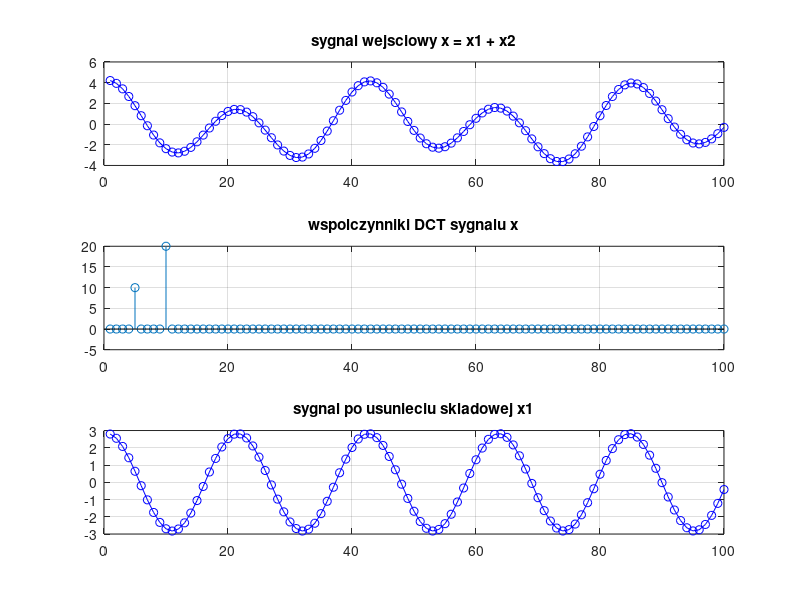
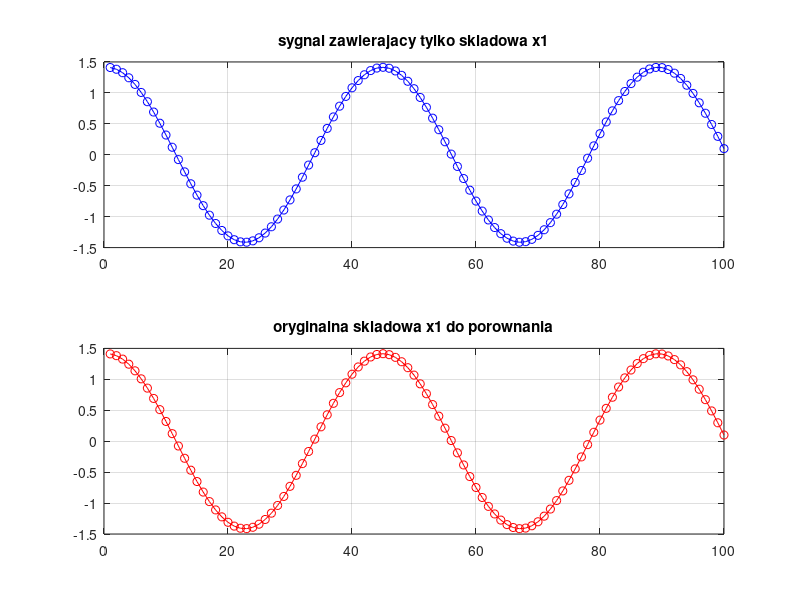
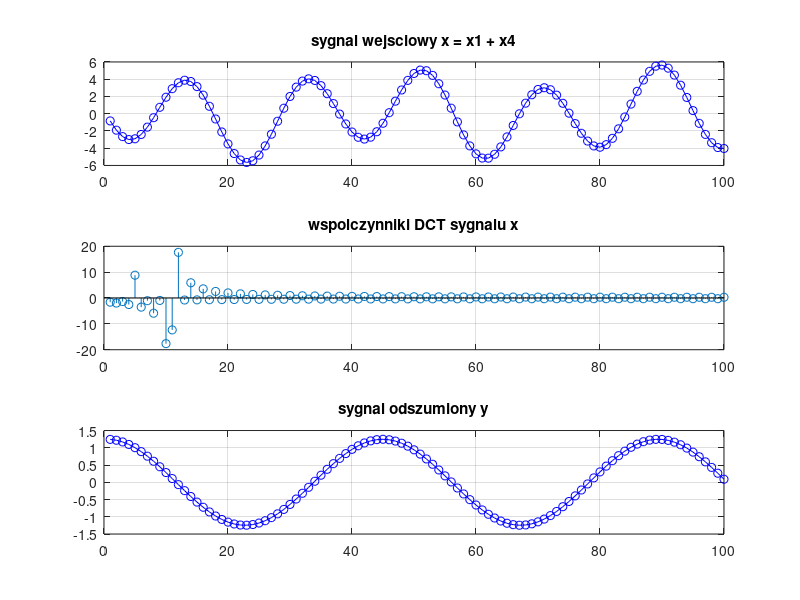

Write MATLAB code to recreate these figures, in order.
% cps03_problem_3_7.m
clear all; close all; clc;

% macierz DCT-IV
N = 100;                                  % liczba probek
k = (0:N-1); 
n = (0:N-1);
S = sqrt(2/N)*cos(pi/N*(n'+1/2)*(k+1/2)); % macierz syntezy
A = S';                                  % macierz analizy

% definicja skladowych
x1 = 10*S(:,5);                                              % skladowa idealnie zgodna z baza
x2 = 20*S(:,10);                                             % druga skladowa zgodna z baza
x3 = 30*sqrt(2/N)*cos(pi/N*(n'+1/2)*(10.5+1/2));             % skladowa niezgodna z baza
x4 = 30*sqrt(2/N)*cos(pi/N*(n'+N/4+1/2)*(10+1/2));           % skladowa przesunieta w czasie
x5 = randn(N,1);                                             % szum losowy

%% przypadek 1 separacja skladowej x1 z sygnalu x1 + x2
x = x1 + x2;

figure;
subplot(3,1,1)
plot(x,'bo-'); grid on
title('sygnal wejsciowy x = x1 + x2')

c = A*x;

subplot(3,1,2)
stem(c); grid on
title('wspolczynniki DCT sygnalu x')

% opcja 1 usuniecie skladowej x1
c1 = c;
c1(5) = 0;

y1 = S*c1;

subplot(3,1,3)
plot(y1,'bo-'); grid on
title('sygnal po usunieciu skladowej x1')

%% opcja 2 pozostawienie tylko skladowej x1
c2 = zeros(size(c));
c2(5) = c(5);

y2 = S*c2;

figure;
subplot(2,1,1)
plot(y2,'bo-'); grid on
title('sygnal zawierajacy tylko skladowa x1')

subplot(2,1,2)
plot(x1,'ro-'); grid on
title('oryginalna skladowa x1 do porownania')

%% przypadek 2 odszumianie sygnalu x1 + x4
x = x1 + x4;

figure;
subplot(3,1,1)
plot(x,'bo-'); grid on
title('sygnal wejsciowy x = x1 + x4')

c = A*x;

subplot(3,1,2)
stem(c); grid on
title('wspolczynniki DCT sygnalu x')

% pozostawienie tylko wspolczynnika odpowiadajacego x1
c_denoise = zeros(size(c));
c_denoise(5) = c(5);

y_denoise = S*c_denoise;

subplot(3,1,3)
plot(y_denoise,'bo-'); grid on
title('sygnal odszumiony y')

%% bledy rekonstrukcji
err_x1x2 = max(abs((x1+x2) - (S*c)));
err_denoise = max(abs(x1 - y_denoise));

disp('blad rekonstrukcji x1+x2')
disp(err_x1x2)

disp('blad odszumiania x1')
disp(err_denoise)


%% wnioski
%   wyzerowanie jednego wspolczynnika c(5) powoduje usuniecie skladowej x1
%   z sygnalu sumarycznego poniewaz energia x1 jest skoncentrowana w jednym
%   wspolczynniku transformaty dct iv
%
%   pozostawienie tylko wspolczynnika c(5) prowadzi do odtworzenia
%   wyłącznie skladowej x1 co potwierdza poprawna separacje sygnalu
%
%   w przypadku sygnalu x1 + x4 pozostawienie tylko wspolczynnika c(5)
%   prowadzi do odszumienia sygnalu poniewaz skladowa x4 ma rozmyte widmo
%   i jej energia jest rozlozona na wiele wspolczynnikow
%
%   separacja skladowych x1 oraz x2 jest prosta i efektywna poniewaz
%   ich obrazy w dziedzinie dct sa skoncentrowane w pojedynczych
%   wspolczynnikach
%
%   separacja skladowych x3 oraz x4 jest trudna poniewaz ich widma
%   sa rozmyte co wynika z niedopasowania czestotliwosci lub fazy
%   do bazy dct iv
%   komentarz do bledow
%   niezerowy blad rekonstrukcji dla sygnalu x1+x2 wynika z faktu
%   ze wspolczynniki transformaty byly wczesniej modyfikowane
%   w celu separacji skladowych a nie do idealnej rekonstrukcji
%   przez co sygnal wynikowy rozni sie od oryginalu
%
%   blad odszumiania sygnalu x1 jest niewielki ale nie zerowy
%   poniewaz skladowa x4 posiada rozmyte widmo i czesc jej energii
%   naklada sie na wspolczynnik odpowiadajacy skladowej x1
%   dlatego nie da sie jej calkowicie usunąc
%
%   potwierdza to ze dct iv umozliwia skuteczna separacje skladowych
%   ktorych energia jest skupiona w bardzo malej liczbie
%   wspolczynnikow natomiast dla skladowych takich jak x3 oraz x4
%   proces separacji jest trudniejszy i mniej dokladny
%
%   im bardziej sygnal pasuje do bazy dct tym latwiej go
%   wydzielic lub usunąc z sygnalu sumarycznego
